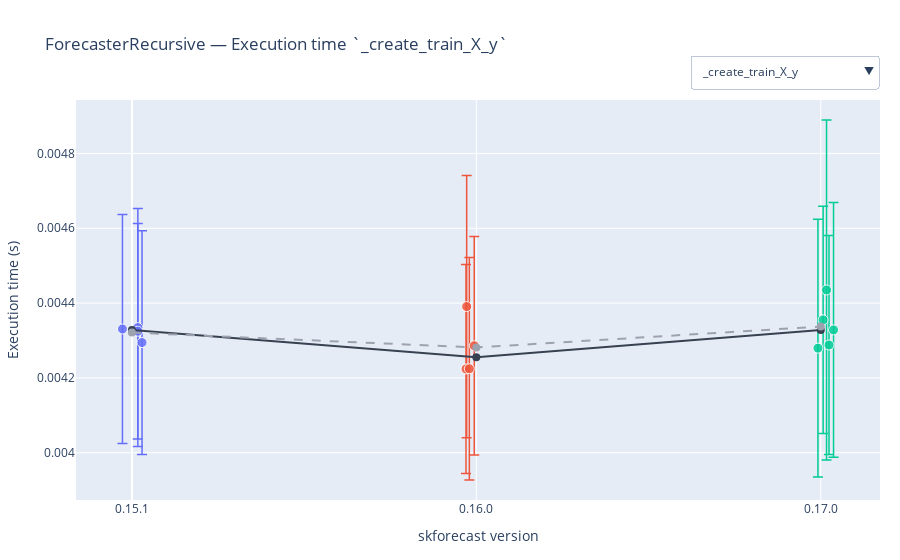

Write notebook code for a chart like this one.
### Markdown cell above
## ForecasterRecursive

The [`ForecasterRecursive` class](https://skforecast.org/latest/user_guides/autoregresive-forecaster.html) is benchmarked under a fixed experimental setup to ensure fair comparison across library versions. Key conditions are:

| Condition          | Value                                                                                |
|:-------------------|:-------------------------------------------------------------------------------------|
| Regressor          | `sklearn.dummy.DummyRegressor` (to isolate forecaster overhead)                      |
| Dataset length     | 2000 synthetic observations (generated with `bench_forecaster_recursive._make_data`) |
| Exogenous features | 3                                                                                    |
| Prediction horizon | 100 steps ahead                                                                      |
| Backtesting split  | 1200 training, remaining for testing, step size = 50, no re-fitting (see [guide](https://skforecast.org/latest/user_guides/backtesting.html)) |

**Note:** In versions `< 0.14.0`, `ForecasterRecursive` was named `ForecasterAutoreg`.

### Code cell
# Plot benchmark results
# ==============================================================================
plot_benchmark_results(
    results_benchmark_all,
    forecaster_names = ['ForecasterRecursive', 'ForecasterAutoreg'],
    regressors       = ['DummyRegressor'],
    add_mean         = True,
    add_median       = True
)
